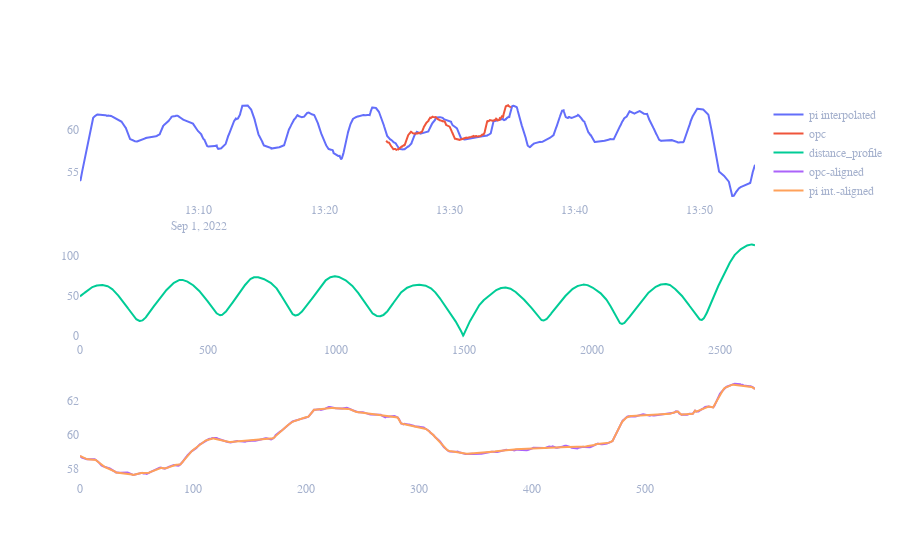

The cell this chart's notebook holds for it:
### Markdown cell above
# **Time shifted**

So, we can see that the above signal matches really well.
But, what would happen if the OPC Data and PI Data had a latency issue? Would the comparison still work?

To challenge this, we add a 30-second drift to all the PI Interpolated Data timestamps.
This will simulate the PI Interface being used to gather the data having a huge 30-second latency in capturing the same data values that the OPC Client is capturing.
(We setup this time-shifted dataset earlier, in variable named "pi_shifted")
We should be able to see this latency in the first graph. The "pi interpolated" trendline will be slightly behind the "opc" trendline.


This allows us to test the MASS Distance algorithm (this will find best overlay fit) to re-align our signals properly. 
And, once re-aligned, we **_should_** get the same Explained Variance Score as our original data set.

### Code cell
# raw, similarity, aligned
fig = make_subplots(rows=3, cols=1, shared_xaxes=False)
fig.update_layout(layout)

fig.add_trace(go.Scatter(x=pi_shifted.index,y=pi_shifted['Value'], name='pi interpolated'), row=1, col=1)
fig.add_trace(go.Scatter(x=o.index,y=o['Value'], name='opc'),row=1, col=1)

fig.add_trace(go.Scatter(y=distance_profile3, name='distance_profile'),row=2, col=1)

fig.add_trace(go.Scatter(y=o['Value'].values, name='opc-aligned'),row=3, col=1)
fig.add_trace(go.Scatter(y=pi_shifted['Value'].values[index_min3:index_min3+n], name='pi int.-aligned'),row=3, col=1)
fig.show()

y_true2         = o['Value'].values
y_pred2         = pi_shifted['Value'].values[index_min3:index_min3+n]
first_opc_ts    = o.iloc[0].name
matched_pic_ts  = pi_shifted.iloc[index_min3].name

print('max_error (Time-Shifted): ',max_error(y_true2, y_pred2))
print('max_error (Original): ',max_error(y_true, y_pred))

print('explained_variance_score (Time-Shifted): {:.3%}'.format(explained_variance_score(y_true2, y_pred2)))
print('explained_variance_score (Original): {:.3%}'.format(orig_exp_var_score))

print('mean_absolute_error (Time-Shifted): ',mean_absolute_error(y_true2, y_pred2))
print('mean_absolute_error (Original): ',orig_mean_abs_err)

print('mean_squared_error (Time-Shifted): ',mean_squared_error(y_true2, y_pred2))
print('mean_squared_error (Original): ',orig_mean_squ_err)

print('median_absolute_error (Time-Shifted): ',median_absolute_error(y_true2, y_pred2))
print('median_absolute_error (Original): ',orig_medi_abs_err)

print('OPC Signal Overlay Start Time: ', first_opc_ts.strftime("%d-%b-%y %H:%M:%S.%f"))
print('PI Signal Overlay Start Time: ', matched_pic_ts.strftime("%d-%b-%y %H:%M:%S.%f"))

### Figure 1 — Plotly figure (JSON) as saved in the notebook; plotly's stock layout.template omitted (floating-point values rounded to 4 significant figures; data arrays with more than 128 entries replaced by an {"elided": "..."} marker saying what was removed)
{"data": [{"name": "pi interpolated", "type": "scatter", "x": {"elided": "3235 str values"}, "xaxis": "x", "y": {"elided": "3235 float values"}, "yaxis": "y"}, {"name": "opc", "type": "scatter", "x": {"elided": "598 str values"}, "xaxis": "x", "y": {"elided": "598 float values"}, "yaxis": "y"}, {"name": "distance_profile", "type": "scatter", "xaxis": "x2", "y": {"elided": "2638 float values"}, "yaxis": "y2"}, {"name": "opc-aligned", "type": "scatter", "xaxis": "x3", "y": {"elided": "598 float values"}, "yaxis": "y3"}, {"name": "pi int.-aligned", "type": "scatter", "xaxis": "x3", "y": {"elided": "598 float values"}, "yaxis": "y3"}], "layout": {"autosize": true, "font": {"color": "#a5b1cd", "family": "Courier New", "size": 12}, "paper_bgcolor": "rgba(0,0,0,0)", "plot_bgcolor": "rgba(0,0,0,0)", "title": {"font": {"color": "black", "family": "Courier New", "size": 12}}, "uirevision": true, "xaxis": {"anchor": "y", "domain": [0, 1]}, "xaxis2": {"anchor": "y2", "domain": [0, 1]}, "xaxis3": {"anchor": "y3", "domain": [0, 1]}, "yaxis": {"anchor": "x", "domain": [0.7333, 1]}, "yaxis2": {"anchor": "x2", "domain": [0.3667, 0.6333]}, "yaxis3": {"anchor": "x3", "domain": [0, 0.2667]}}}
